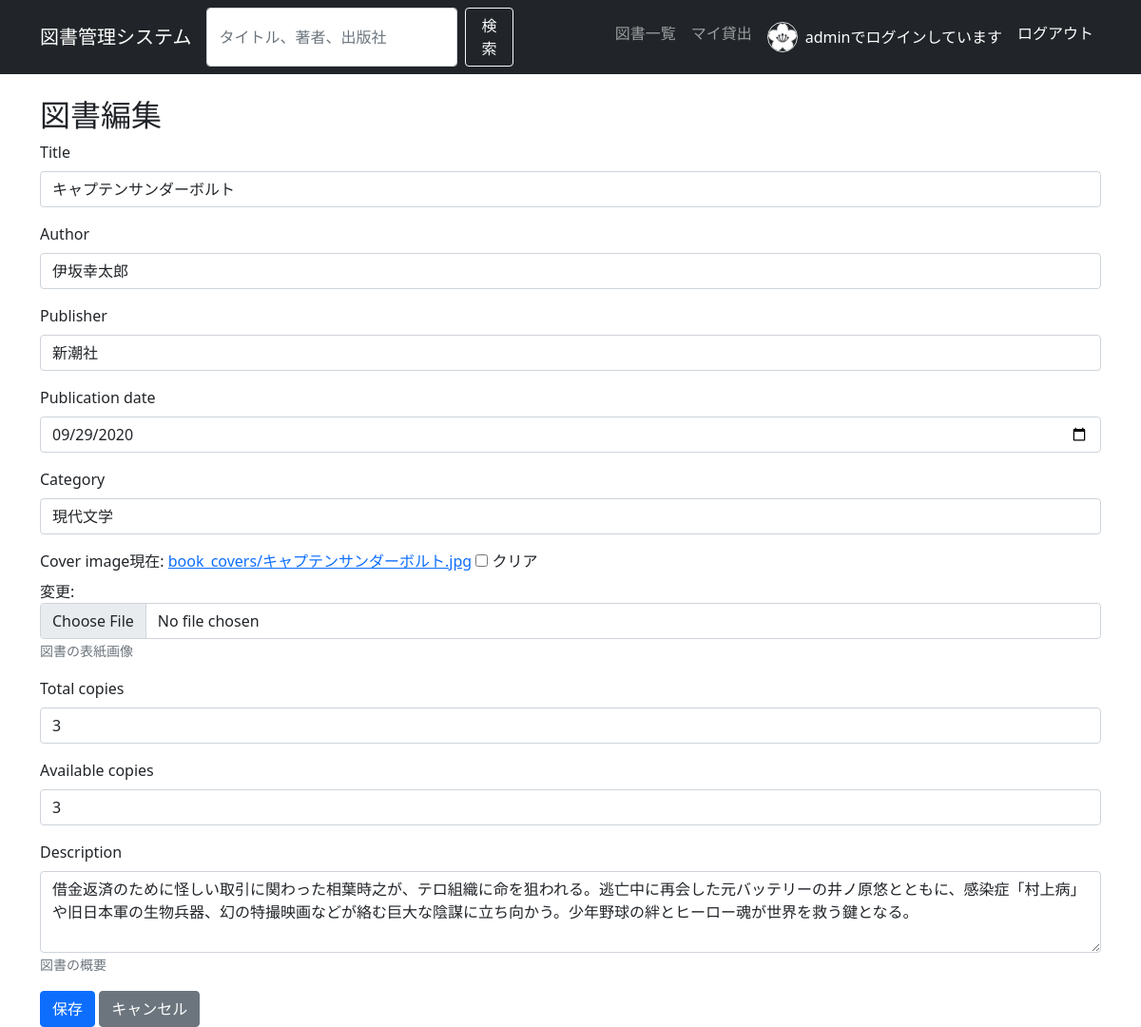
Page /books/15/edit/ (signed in) on the committed database.
### book_management/models.py (models this page shows, shortened)
class Member(models.Model):
    MEMBERSHIP_TYPE_CHOICES = [
        ('regular', '一般会員'),
        ('student', '学生会員'),
        ('staff', 'スタッフ'),
        ('premium', 'プレミアム会員'),
    ]
    member_id = models.AutoField(primary_key=True)
    user = models.OneToOneField(User, on_delete=models.CASCADE)
    phone_number = models.CharField(
        max_length=15,
        null=True,
        blank=True,
        help_text="電話番号（ハイフンなし）"
    )
    postal_code = models.CharField(
        max_length=8,
        null=True,
        blank=True,
        help_text="郵便番号"
    )
    address = models.TextField(
        null=True,
        blank=True,
        help_text="住所"
    )
    membership_type = models.CharField(
        max_length=20,
        choices=MEMBERSHIP_TYPE_CHOICES,
        default='regular'
    )
    membership_start_date = models.DateField(auto_now_add=True)
    membership_expity_date = models.DateField(null=True, blank=True)
    profile_image = models.ImageField(
        upload_to='member_profiles/',
        null=True,
        blank=True,
        help_text="プロフィール画像"
    )
    is_active = models.BooleanField(default=True)
    created_at = models.DateTimeField(auto_now_add=True)
    updated_at = models.DateTimeField(auto_now=True)

class Book(models.Model):
    book_id = models.AutoField(primary_key=True)
    isbn = models.CharField(max_length=13, unique=True, null=True,blank=True,help_text="ISBNコード（重複不可、空白不可）")
    title = models.CharField(max_length=200)
    author = models.CharField(max_length=100)
    publisher = models.CharField(max_length=200)
    publication_date = models.DateField()
    category = models.CharField(max_length=50, null=True, blank=True)
    cover_image = models.ImageField(
        upload_to='book_covers',
        null=True,
        blank=True,
        help_text="図書の表紙画像"
        )
    total_copies = models.PositiveIntegerField(default=1)
    available_copies = models.PositiveIntegerField(default=1)
    description = models.TextField(null=True, blank=True,help_text="図書の概要")
    average_rating = models.DecimalField(
        max_digits=3,
        decimal_places=2,
        default=0.00,
        help_text="平均評価"
    )
    review_count = models.PositiveIntegerField(default=0, help_text="レビュー数")
    created_at = models.DateTimeField(auto_now_add=True)
    updated_at = models.DateTimeField(auto_now=True)

### book_management/views.py (the view)
# urls.py: path('books/<int:pk>/edit/', views.edit_book, name='edit_book'),
def edit_book(request, pk):
    if not request.user.is_staff:
        return HttpResponse('権限がありません', status=403)
    book = get_object_or_404(Book, pk=pk)
    if request.method == 'POST':
        form = BookForm(request.POST, request.FILES, instance=book)
        if form.is_valid():
            form.save()
            messages.success(request, '図書情報を更新しました。')
            return redirect('book_management:index')
    else:
        form = BookForm(instance=book)
    return render(request, 'book_management/book_form.html', {'form': form})

### book_management/forms.py
class BookForm(forms.ModelForm):
    class Meta:
        model = Book
        fields = [
            'title', 'author', 'publisher', 'publication_date', 'category',
            'cover_image', 'total_copies', 'available_copies', 'description'
        ]
        widgets = {
            'publication_date': forms.DateInput(attrs={'type': 'date'}),
            'description': forms.Textarea(attrs={'rows': 3}),
        }

### templates/book_management/book_form.html (shortened to what this page needs)
{% extends 'base.html' %}
{% load django_bootstrap5 %}
{% block content %}
<h2>{% if form.instance.pk %}図書編集{% else %}図書追加{% endif %}</h2>
<form method="post" enctype="multipart/form-data">
    {% bootstrap_form form %}
    <button type="submit" class="btn btn-primary">保存</button>
    <a href="{% url 'book_management:index' %}" class="btn btn-secondary">キャンセル</a>
</form>
{% endblock %}

### templates/base.html (shortened to what this page needs)
<!DOCTYPE html>
<html lang="ja">
<head>
    <link href="https://cdn.jsdelivr.net/npm/bootstrap@5.1.3/dist/css/bootstrap.min.css" rel="stylesheet">
</head>
<body>
    <nav class="navbar navbar-expand-lg navbar-dark bg-dark">
        <div class="container">
            <a class="navbar-brand" href="{% url 'book_management:index' %}">図書管理システム</a>
            <form class="d-flex" action="{% url 'book_management:search_books' %}" method="get">
                <input class="form-control me-2" type="search" placeholder="タイトル、著者、出版社" aria-label="Search" name="q" value="{{ request.GET.q|default:'' }}">
                <button class="btn btn-outline-light" type="submit">検索</button>
            </form>
            <div class="navbar-nav ms-auto">
                <a class="nav-link" href="{% url 'book_management:book_list' %}">図書一覧</a>
                {% if user.is_authenticated %}
                    <a class="nav-link" href="{% url 'book_management:my_rentals' %}">マイ貸出</a>
                    <span class="nav-link active d-flex align-items-center">
                        {% if user.member and user.member.profile_image %}
                            <img src="{{ user.member.profile_image.url }}" alt="{{ user.username }}のプロフィール画像" class="profile-icon">
                        {% else %}
                            <img src="/placeholder.svg?height=32&width=32&text=👤" alt="デフォルトアイコン" class="profile-icon">
                        {% endif %}
                        {{ user.username }}でログインしています
                    </span>
                    <a href="{% url 'logout' %}" class="nav-link active">ログアウト</a>
                {% else %}
                    <a href="{% url 'login' %}" class="nav-link active">ログイン</a>
                    <a href="{% url 'accounts:signup' %}" class="nav-link active">新規登録</a>
                {% endif %}
            </div>
        </div>
    </nav>
    <div class="container mt-4">
        {% block content %}
        {% endblock %}
    </div>
</body>
</html>

### templates/base.html (style rules this page uses)
span { color: white; }
.profile-icon { width: 32px; height: 32px; border-radius: 50%; object-fit: cover; margin-right: 8px; border: 1px solid #ddd; }

### rows in the picture
Book: title "キャプテンサンダーボルト", author "伊坂幸太郎", publisher "新潮社", publication_date "09/29/2020", category "現代文学", total_copies "3", available_copies "3", description "借金返済のために怪しい取引に関わった相葉時之が、テロ組織に命を狙われる。逃亡中に再会した元バッテリーの井ノ原悠とともに、感染症「村上病」や旧日本軍の生物兵器、幻の特撮映画などが絡む巨大な陰謀に立ち向かう。少年野球の絆とヒーロー魂が世界を救う鍵となる。"

### other values in the picture
{{ user.username }} "admin"
